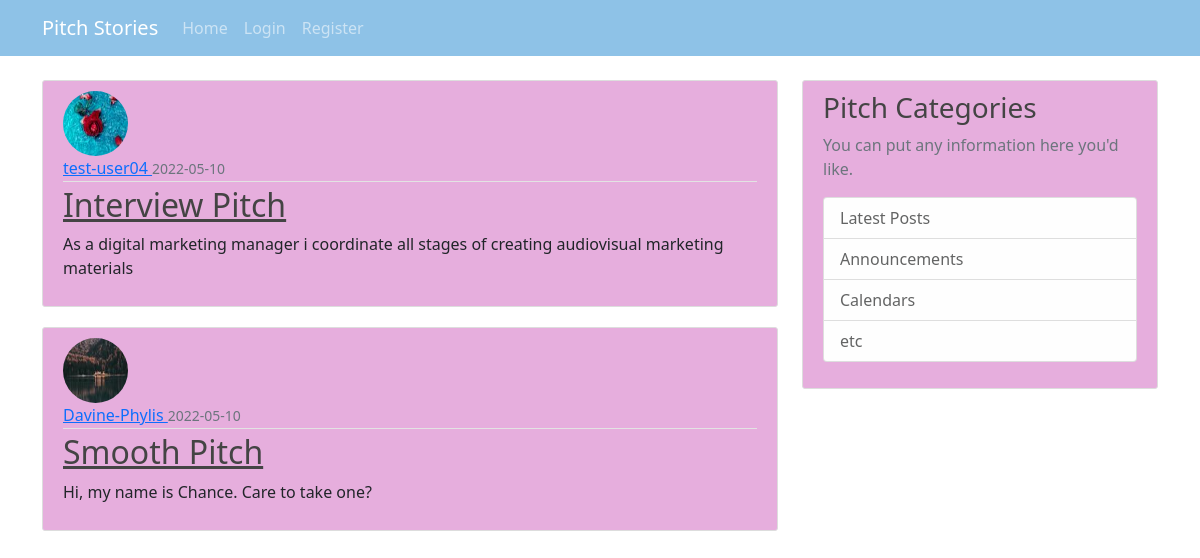
Before: / with the older database file.
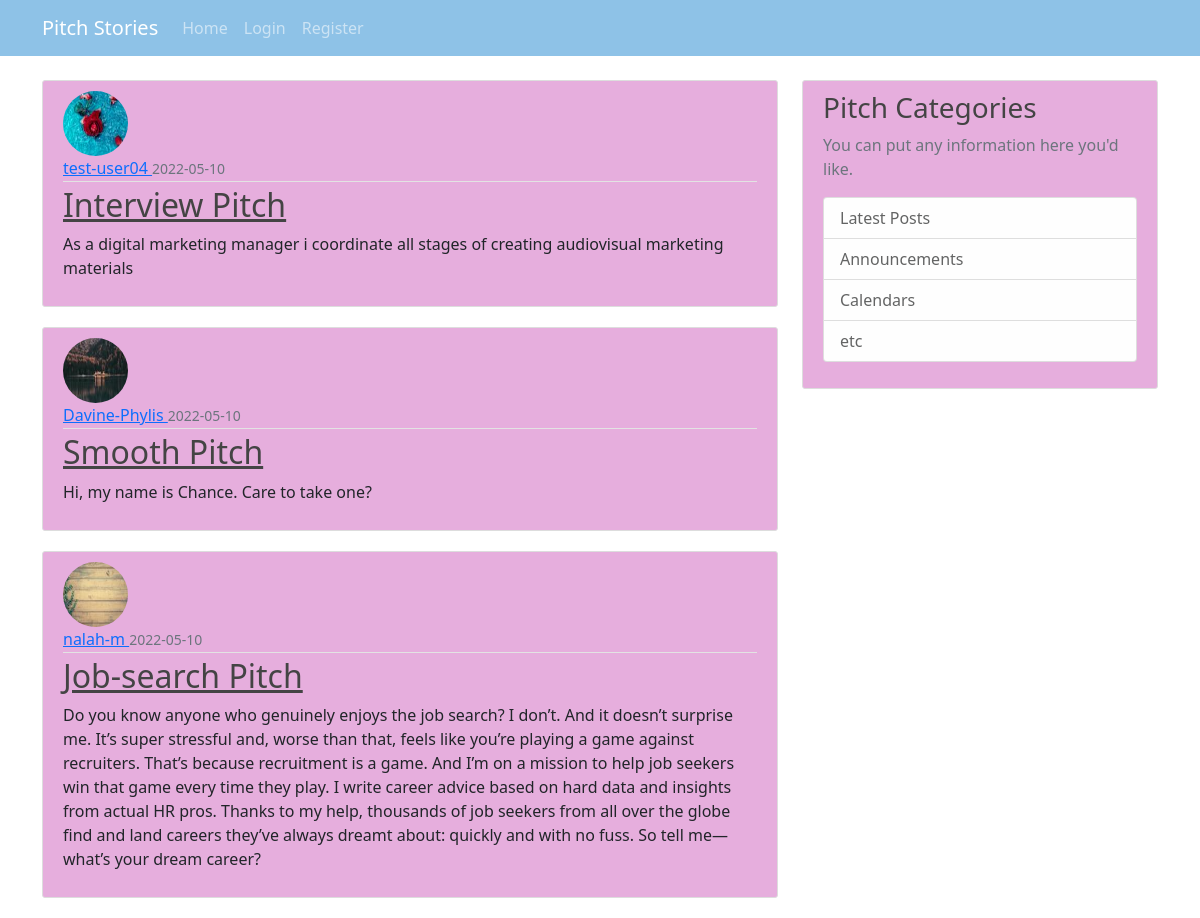
After: the same page with the newer database file.
### app/models.py (models this page shows, shortened)
class Post(db.Model):
    id = db.Column(db.Integer, primary_key=True)
    title = db.Column(db.String(100), nullable=False)
    date_posted = db.Column(db.DateTime, nullable=False, default=datetime.utcnow)
    content = db.Column(db.Text, nullable=False)
    user_id = db.Column(db.Integer, db.ForeignKey('user.id'), nullable=False)

class User(db.Model, UserMixin):
    id = db.Column(db.Integer, primary_key= True)
    username = db.Column(db.String(20), unique= True,nullable= False )
    email = db.Column(db.String(120), unique = True, nullable = False)
    image_file = db.Column(db.String(20),nullable= False, default = 'default.jpg')
    password = db.Column(db.String(60), nullable = False)
    posts = db.relationship('Post', backref= 'author', lazy= True)

### app/views.py (the view)
@app.route('/')
def home():
    posts = Post.query.all()
    title = 'Pitch Stories'
    return render_template('index.html', title=title, posts=posts)

### app/templates/index.html (shortened to what this page needs)
{% extends 'base.html'%}
{%block content%}
    {% for post in posts%}
    <article class= 'media content-section'>
        <img class='rounded-circle article-img' src="{{ url_for('static', filename='profile_pics/'+ post.author.image_file) }}">
        <div class= 'media-body'>
            <div class= 'article-metadata'>
                <a class='mr-2' href='#'> {{ post.author.username}} </a>
                <small class='text-muted'> {{post.date_posted.strftime('%Y-%m-%d')}}</small>
            </div>
            <h2><a class='article-title' href="{{ url_for('post', post_id=post.id) }}">{{ post.title }}</a> </h2>
            <p class = 'article-content'>{{ post.content }}</p>
        </div>
    </article>
    {%endfor%}
{%endblock content%}

### app/templates/base.html (shortened to what this page needs)
<!DOCTYPE html>
<html>
  <head>
    <link rel="stylesheet" href="{{ url_for('static', filename= 'css/index.css')}}" type="text/css">
    <link href="https://cdn.jsdelivr.net/npm/bootstrap@5.1.3/dist/css/bootstrap.min.css" rel="stylesheet">
  </head>
  <body>
    <header class="site-header">
      <nav class="navbar navbar-expand-md navbar-dark bg-steel">
        <div class="container">
          <a class="navbar-brand mr-4" href="/">Pitch Stories</a>
          <div class="collapse navbar-collapse" id="navbarToggle">
            <div class="navbar-nav mr-auto">
              <a class="nav-item nav-link" href="{{ url_for('home') }}">Home</a>
            </div>
            <div class="navbar-nav">
            {% if current_user.is_authenticated %}
              <a class="nav-item nav-link" href="{{ url_for('new_post') }}">New Pitch</a>
              <a class="nav-item nav-link" href="{{ url_for('account') }}">Account</a>
              <a class="nav-item nav-link" href="{{ url_for('logout') }}">Logout</a>
            {% else %}
              <a class="nav-item nav-link" href="{{ url_for('login') }}">Login</a>
              <a class="nav-item nav-link" href="{{ url_for('register') }}">Register</a>
            {% endif %}
            </div>
          </div>
        </div>
      </nav>
    </header>
    <main role="main" class="container">
      <div class="row">
        <div class="col-md-8">
          {% block content %}{% endblock %}
        </div>
        <div class="col-md-4">
          <div class="content-section">
            <h3>Pitch Categories</h3>
            <p class='text-muted'>You can put any information here you'd like.
              <ul class="list-group">
                <li class="list-group-item list-group-item-light">Latest Posts</li>
                <li class="list-group-item list-group-item-light">Announcements</li>
                <li class="list-group-item list-group-item-light">Calendars</li>
                <li class="list-group-item list-group-item-light">etc</li>
              </ul>
            </p>
          </div>
        </div>
      </div>
    </main>
  </body>
</html>

### app/static/css/index.css (style rules this page uses)
body { background: #a2ccc8; color: #333333; margin-top: 5rem; }
h1, h2, h3, h4, h5, h6 { color: #444444; }
.bg-steel { background-color: #8ec2e7; color: #000; }
.site-header .navbar-nav .nav-link { color: #b83184; }
.content-section { background: #e6aedd; padding: 10px 20px; border: 1px solid #dddddd; border-radius: 3px; margin-bottom: 20px; }
.article-title { color: #444444; }
.article-content { white-space: pre-line; }
.article-img { height: 65px; width: 65px; margin-right: 16px; }
.article-metadata { padding-bottom: 1px; margin-bottom: 4px; border-bottom: 1px solid #e3e3e3 }
.site-header { height: 10vh; color:#333; }

Changed rows visible on the page:
added Post: image_file (picture), author.username "nalah-m", date_posted "2022-05-10", title "Job-search Pitch", content "Do you know anyone who genuinely enjoys the job search? I don’t. And it doesn’t surprise me. It’s super stressful and, worse than that, feels like you’re playing a game against recruiters. That’s because recruitment is a game. And I’m on a mission to help job seekers win that game every time they play. I write career advice based on hard data and insights from actual HR pros. Thanks to my help, thousands of job seekers from all over the globe find and land careers they’ve always dreamt about: quickly and with no fuss. So tell me—what’s your dream career?"
